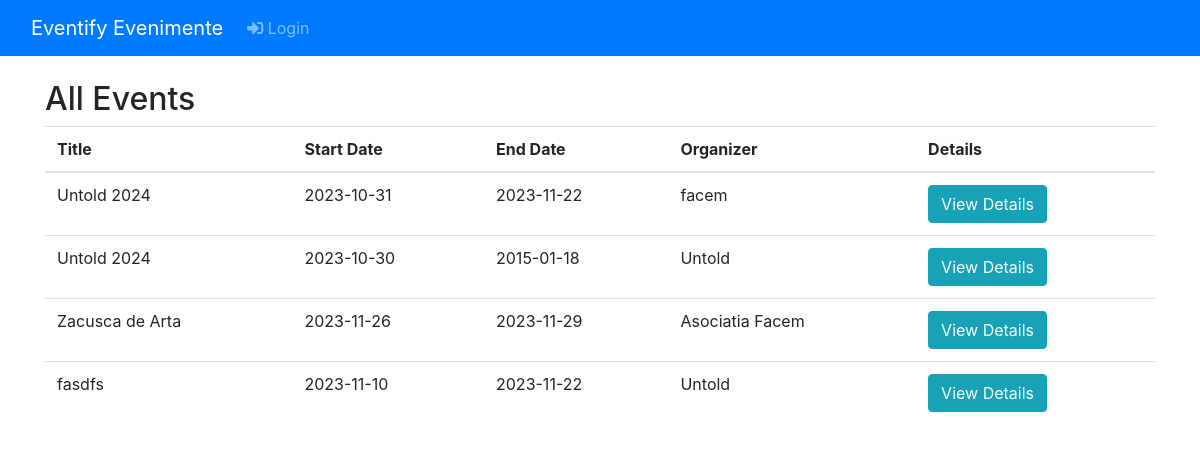
The page /events/index.php on the database its author committed.
### tables this page shows
CREATE TABLE `eveniment` (
  `ID` int(11) NOT NULL,
  `titlu` varchar(100) NOT NULL,
  `descriere` text DEFAULT NULL,
  `data_inceput` date NOT NULL,
  `data_sfarsit` date NOT NULL,
  `agenda` text DEFAULT NULL,
  `locatie` varchar(255) NOT NULL,
  `IDOrganizator` int(11) DEFAULT NULL
);

CREATE TABLE `organizator` (
  `ID` int(11) NOT NULL,
  `email` varchar(50) NOT NULL,
  `nume` varchar(50) NOT NULL,
  `parola` varchar(255) NOT NULL,
  `telefon` varchar(15) NOT NULL
);

### events/index.php (the view, shortened to what this page needs)
<?php
include "partials/conectare.php";
include "partials/navbar.php";
$query = "SELECT eveniment.id, eveniment.titlu, eveniment.data_inceput, eveniment.data_sfarsit, organizator.nume AS organizer_name FROM eveniment INNER JOIN organizator ON eveniment.IDOrganizator = organizator.ID ORDER BY eveniment.id";
$result = $mysqli->query($query);
?>
<!DOCTYPE html>
<html lang="en">
<head>
    <link href="https://stackpath.bootstrapcdn.com/bootstrap/4.3.1/css/bootstrap.min.css" rel="stylesheet">
</head>
<body>
<div class="container mt-4">
    <h2>All Events</h2>
    <table class="table">
        <thead>
        <tr>
            <th>Title</th>
            <th>Start Date</th>
            <th>End Date</th>
            <th>Organizer</th>
            <th>Details</th>
        </tr>
        </thead>
        <tbody>
        <?php while ($event = $result->fetch_assoc()): ?>
            <tr>
                <td><?php echo htmlspecialchars($event['titlu']); ?></td>
                <td><?php echo htmlspecialchars($event['data_inceput']); ?></td>
                <td><?php echo htmlspecialchars($event['data_sfarsit']); ?></td>
                <td><?php echo htmlspecialchars($event['organizer_name']); ?></td>
                <td>
                    <a href="/proiect/events/event.php?id=<?php echo $event['id']; ?>" class="btn btn-info">View Details</a>
                </td>
            </tr>
        <?php endwhile; ?>
        </tbody>
    </table>
</div>
</body>
</html>

### rows shown on the page
eveniment: titlu "Untold 2024", data_inceput "2023-10-31", data_sfarsit "2023-11-22", IDOrganizator.nume "facem"
eveniment: titlu "Untold 2024", data_inceput "2023-10-30", data_sfarsit "2015-01-18", IDOrganizator.nume "Untold"
eveniment: titlu "Zacusca de Arta", data_inceput "2023-11-26", data_sfarsit "2023-11-29", IDOrganizator.nume "Asociatia Facem"
eveniment: titlu "fasdfs", data_inceput "2023-11-10", data_sfarsit "2023-11-22", IDOrganizator.nume "Untold"
